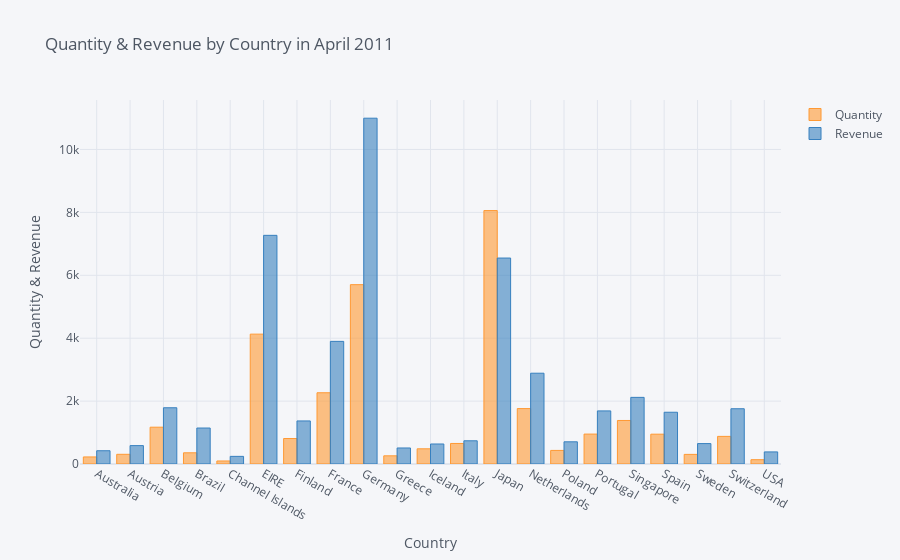

The code cell stored with this chart in its notebook:
### Code cell
df1.iplot(kind='bar', x='Country', 
          xTitle='Country',
          yTitle='Quantity & Revenue', 
          title='Quantity & Revenue by Country in April 2011')

### Figure 1 — Plotly figure (JSON) as saved in the notebook; plotly's stock layout.template omitted (floating-point values rounded to 4 significant figures)
{"data": [{"marker": {"color": "rgba(255, 153, 51, 0.6)", "line": {"color": "rgba(255, 153, 51, 1.0)", "width": 1}}, "name": "Quantity", "orientation": "v", "text": "", "type": "bar", "x": ["Australia", "Austria", "Belgium", "Brazil", "Channel Islands", "EIRE", "Finland", "France", "Germany", "Greece", "Iceland", "Italy", "Japan", "Netherlands", "Poland", "Portugal", "Singapore", "Spain", "Sweden", "Switzerland", "USA"], "y": [224, 308, 1170, 356, 96, 4129, 810, 2265, 5702, 260, 483, 653, 8058, 1762, 432, 951, 1384, 948, 306, 878, 137]}, {"marker": {"color": "rgba(55, 128, 191, 0.6)", "line": {"color": "rgba(55, 128, 191, 1.0)", "width": 1}}, "name": "Revenue", "orientation": "v", "text": "", "type": "bar", "x": ["Australia", "Austria", "Belgium", "Brazil", "Channel Islands", "EIRE", "Finland", "France", "Germany", "Greece", "Iceland", "Italy", "Japan", "Netherlands", "Poland", "Portugal", "Singapore", "Spain", "Sweden", "Switzerland", "USA"], "y": [421.6, 584.8, 1788.0, 1144.0, 243.0, 7270.0, 1369.0, 3899.0, 10990.0, 509.7, 636.2, 737.8, 6549.0, 2887.0, 705.8, 1688.0, 2119.0, 1646.0, 649.1, 1757.0, 383.9]}], "layout": {"legend": {"bgcolor": "#F5F6F9", "font": {"color": "#4D5663"}}, "paper_bgcolor": "#F5F6F9", "plot_bgcolor": "#F5F6F9", "title": {"font": {"color": "#4D5663"}, "text": "Quantity & Revenue by Country in April 2011"}, "xaxis": {"gridcolor": "#E1E5ED", "showgrid": true, "tickfont": {"color": "#4D5663"}, "title": {"font": {"color": "#4D5663"}, "text": "Country"}, "zerolinecolor": "#E1E5ED"}, "yaxis": {"gridcolor": "#E1E5ED", "showgrid": true, "tickfont": {"color": "#4D5663"}, "title": {"font": {"color": "#4D5663"}, "text": "Quantity & Revenue"}, "zerolinecolor": "#E1E5ED"}}}
